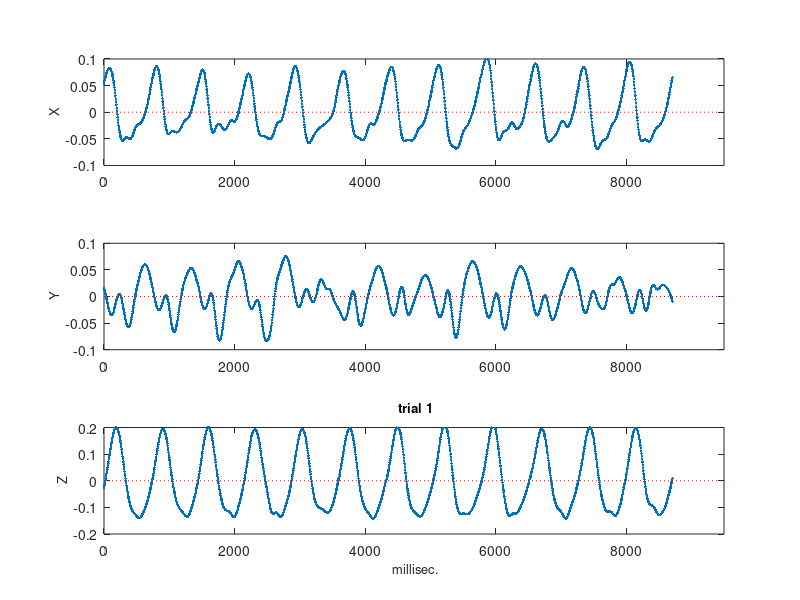

MATLAB code to generate this figure: (Note: this script raises an error after producing the figure.)
%% Analyses of juggling data including registration. 
%%
%  The juggling data are from ten sequences, records or trials of a juggler 
%  juggling three balls.  
%  The measured variable is the position in three-space of the tip
%  of the forefinger in his right hand, taken 200 times per second:  
%    The X-coordinate is the horizontal position in the frontal plane,
%    that is, across the front of the body, measured from left to right.
%    The Y-coordinate is the position in the sagittal plane, that is the
%    body viewed from the side, larger values corresponding to away from
%    the body.
%    The Z-cocordinate is vertical.
%  Each of the ten sequences consists of from 11 to 13 cycles, a cycle
%  consisting of the ball being thrown into the air, the hand moving in
%  an arc across the body and down in preparation for receiving the 
%  incoming ball from the left hand, and then the transporting of the
%  new ball into position for its throw.  The total number of these
%  cycles across the ten records is 123, and the average duration of the
%  cycles is 713 milliseconds.

%  This Matlab file is designed to display the juggling data in various 
%  ways, including displaying the velocity and the acceleration of the
%  forefinger in addition to its position.  

%  The duration of the juggling cycles varies from throw to throw as the
%  juggler adjusts to variations in the trajectories of the ball.  The
%  main objective of these analyses is to display this variation in
%  timing, or what we call phase variation.  This achieved by the 
%  registration process, involving a smooth nonlinear strictly increasing
%  transformation of time called time-warping.  The function used here
%  for this purpose is the register_fd function in the functional data
%  analysis function library. 

%% Loading the required fda functions

addpath ('../fdaM')

%%  Load the data from ascii files Xcoord.txt, Ycoord.txt and Zcoord.txt
%  There are data from 10 trials, and the durations, number of
%  observations, and the number of cycles vary over trials.
%  Load the X, Y and Z coordinates for each trial, each matrix is
%  1876 by 10, 1876 being the maximum number of observations in any
%  trial.  The records begin and end at points corresponding to
%  minima of the tangential acceleration vector, as discussed in
%  Ramsay & Gribble, 1999. 

load Xcoord.txt
load Ycoord.txt
load Zcoord.txt

coord = zeros(size(Xcoord,1),3,10);  %  Set up array of coordinate values
coord(:,1,:) = Xcoord;
coord(:,2,:) = Ycoord;
coord(:,3,:) = Zcoord;

%%  Load number of cycles and number of observation points per record
%  1 record has 11 cycles, 5 have 12 cycles, and 4 have 13 cycles

load seqn.txt     %  the number of cycles per trial
disp('Number of cycles per trial:')
disp(num2str(seqn))

% Number of cycles per trial:
% 12  13  12  12  12  13  11  13  13  12

load ni.txt   % the number of observations in each trial
disp('Number of observations per trial:')
disp(num2str(ni'))

% disp('Number of observations per trial:')
% 1743  1876  1718  1712  1697  1824  1592  1834  1833  1712

%% Observation times in seconds
%  The data were recorded at 200 herz, or every five milliseconds.
%  Set the time to be in milliseconds, this time being 
%  about the finest inter-knot interval we'd be needing to use.

timei = 5*(ni-1);  %  duration of entire record in milliseconds

timepercycle = timei./seqn';  %  mean duration per cycle
disp('Mean cycle duration for each record in milliseconds:')
disp(num2str(round(timepercycle)'))

% Mean cycle duration for each record in milliseconds:
% 726  721  715  713  707  701  723  705  705  713

meantimepercycle = mean(timepercycle);  % mean duration over all records
disp(['Mean cycle duration over all records: ', ...
      num2str(round(meantimepercycle)), ' milliseconds'])

% Mean cycle duration over all records: 713 milliseconds

%% Record number, number of cycles, number of observations, 
%     time per cycle, and duration per cycle (msec):
%            1          12        1743        8710         726
%            2          13        1876        9375         721
%            3          12        1718        8585         715
%            4          12        1712        8555         713
%            5          12        1697        8480         707
%            6          13        1824        9115         701
%            7          11        1592        7955         723
%            8          13        1834        9165         705
%            9          13        1833        9160         705
%           10          12        1712        8555         713

%%  Plot each coordinate separately for each trial

index = 1;

figure(1)
for i=index
    subplot(3,1,1)
    tveci = linspace(0,timei(i),ni(i))';
    plot(tveci, coord(1:ni(i),1,i), '.-',[0,9500],[0,0],'r:')
    xlabel('')
    ylabel('\fontsize{13} X')
    axis([0,9500,-.1,.1])
    subplot(3,1,2)
    plot(tveci, coord(1:ni(i),2,i), '.-',[0,9500],[0,0],'r:')
    xlabel('')
    ylabel('\fontsize{13} Y')
    axis([0,9500,-.1,.1])
    subplot(3,1,3)
    plot(tveci, coord(1:ni(i),3,i), '.-',[0,9500],[0,0],'r:')
    xlabel('\fontsize{13} millisec.')
    ylabel('\fontsize{13} Z')
    axis([0,9500,-.2,.2])
    title(['\fontsize{13} trial ',num2str(i)])
    if length(index) > 1
        pause
    end
end

%%  Load timings of features for tangential velocity and acceleration.
%  By "tangential" is meant the velocity or acceleration along the
%  trajectory of the forefinger.  This is the length of the velocity or
%  acceleration vector.
%  
%  The tangential velocity features for each cycle as follows:
%  1. a minor local maximum in tangential velocity positioned between 
%     the minimum and the primary maximum
%  2. a major local maximum in tangential velocity, and
%  3. a primary local minimum in tangential velocity
%  The tangential acceleration features for each cycle are as follows:
%  1. a major acceleration peak 
%  2. a minor peak
%  3. a minimum
%  4. a small maximum, but small only because the ball is also being
%     accelerated
%  5. a minimum

load Vfeaturetimes  % tangential velocity     feature times
load Afeaturetimes  % tangential acceleration feature times

%% Display feature times for velocity

% disp(['    launch', '    drop', '      handoff', ])
% Vfeaturemean(1:3,:)'
%
%     launch    drop      handoff
% 
%     0.0471    0.2662    0.4939
%     0.7702    0.9760    1.2151
%     1.4939    1.6901    1.9294
%     2.1880    2.3997    2.6406
%     2.9008    3.1169    3.3566
%     3.6366    3.8396    4.1350
%     4.3422    4.5422    4.7089
%     5.0537    5.2578    5.5072
%     5.7699    5.9808    6.2116
%     6.4810    6.6859    6.9274
%     7.2035    7.4097    7.6314
%     7.9129    8.1116    8.3482
%     8.5845    8.7817    9.0020

%% Display feature times for acceleration

% disp(['centripital', '  brake', '  handoff', '  launch'])
% Afeaturestd(1:4,:)'
% 
% centripital   brake     handoff   launch
% 
%     0.0278    0.0329    0.0335    0.0394
%     0.0315    0.0363    0.0326    0.0477
%     0.0380    0.0375    0.0452    0.0511
%     0.0382    0.0414    0.0440    0.0516
%     0.0428    0.0436    0.0497    0.0551
%     0.0464    0.0486    0.0416    0.0503
%     0.0508    0.0537    0.0833    0.0920
%     0.0624    0.0680    0.0736    0.0733
%     0.0707    0.0797    0.0826    0.0828
%     0.0773    0.0826    0.0761    0.0854
%     0.0877    0.0932    0.0856    0.1050
%     0.0900    0.0927    0.0932    0.1028 
%     0.1212    0.1230    0.1223    0.1151

%%  Cell array ContuousRegCell stores smooths of the the data by 
%  unpenalized least squares using a minimal basis.
%  The part of each record before the first velocity feature time for
%  the first cycle is removed.

%  The basis for this smooth is constructed by using nine knots
%  per cycle, and the smoothing is by unpenalized least squares.
%  The derivative estimates are unstable at the end points, but this
%  basis is much more suitable for registering the data
%  Because the records vary in length, this basis must be set up
%  separately for each record

load recordfdCell0

%%  Landmark registration of each curve using first velocity peak.
%  The first velocity peak is at or just before the throw, and used
%  to define the beginning and end of each cycle.  This registration
%  approximately normalizes the cycle durations.

%  load cellarray containing results

load landmarkregCell

%  Plot the unregistered and registered records along with the 
%  time warpings for each

index = 1:10;
for i=index
    tveci    = recordfdCell0{i,1};
    fdobji   = recordfdCell0{i,3};    %  unregistered function
    regfdi   = landmarkregCell{i,1};  %  registered function
    warpfdi  = landmarkregCell{i,2};  %  warping function
    Wfdi     = landmarkregCell{i,3};  %  W(t) = log-deriv of h(t)
    %  plot the unregistered and registered functions
    figure(1)
    ymati    = eval_fd(tveci, fdobji); 
    yregmati = eval_fd(tveci, regfdi);
    %  loop through coordinates
    for j=1:3
        subplot(3,1,j)
        plot(tveci, ymati(:,1,j), 'r-', ...
             tveci, yregmati(:,1,j), 'b-')
        if j==1
            title(['Record ',num2str(i)])
        end
    end
    %  plot the deformation functions, d(t) = h(t) - t
    warpmat = eval_fd(tveci, warpfdi);
    rngi    = [0,max(recordfdCell0{i,1})];
    figure(2)
    subplot(1,1,1)
    plot(tveci, warpmat-tveci, 'b-', ...
         [rngi(1), rngi(2)], [0,0], 'r:')
    %  pause if there are multiple records
    if length(index) > 1
        pause
    end
end

  
%%  A strictly periodic smooth of each record.
%  This part of this demo file is intended to show how we can use
%  registration to register each record to a strictly periodic image
%  of itself, where the period is set to the mean period across all
%  cycles, 713 milliseconds.

%  Re-smooth data in two ways:  first with the B-spline basis with
%  ten knots per cycle, and then with a fourier basis with a period
%  equal to the mean cycle duration over all cycles, 712.9 milliseconds.

ContinuousRegCell = cell(10,8);

nbasis0 = 3;  %  number of basis functions per cycle for warping

norder  = 6;
nknots0 = 9;
period  = meantimepercycle;
for i=1:10
    disp(['Record ',num2str(i)])
    %  set up interval for the cycle as the period times the
    %  number of cycles
    Ti       = period*seqn(i);  %  end of interval
    rngi     = [0,Ti];          %  range for registered functions
    startime = Vfeaturetimes(1,1,i);  % time of first velocity peak
    %  select observation times starting with startime
    tvec     = linspace(0,timei(i)/1000,ni(i))';
    indi     = find(tvec >= startime);
    tvec     = tvec(indi) - startime;
    ntvec    = length(tvec);
    tvec     = linspace(0,Ti,ntvec)';
    %  rescale selected times to span range
    sclfac   = Ti/(tvec(ntvec)-tvec(1));
    tvec     = tvec*sclfac;
    %  splinebasis and fdPar objects for this interval
    Nnbasis   = seqn(i)*nknots0 + 5;
    Nbasisobj = create_bspline_basis(rngi, Nnbasis, norder);
    NfdParobj = fdPar(Nbasisobj);
    %  non-periodic smooth of the data 
    data     = squeeze(coord(indi,:,i));
    Nfdobj   = smooth_basis(tvec,data,NfdParobj);
    %  coerce the coefficient matrix to array format
    %    so as to plot as multivariate functional data
    coefmat  = getcoef(Nfdobj);
    coefdim  = size(coefmat);
    Ncoefarry = reshape(coefmat,coefdim(1),1,coefdim(2));
    Nfdobj  = putcoef(Nfdobj, Ncoefarry);
    Nfdobj  = putnames(Nfdobj, jugglenames);
    %  set up a fourier basis with period = average cycle length
    Pnbasis = 10;
    Pbasisobj = create_fourier_basis([0,Ti], Pnbasis, period);
    PfdParobj = fdPar(Pbasisobj);
    %  periodic smooth of the data
    Pfdobj   = smooth_basis(tvec,data,PfdParobj);
    %  coerce the coefficient matrix to array format
    coefmat  = getcoef(Pfdobj);
    coefdim  = size(coefmat);
    Pcoefarry = reshape(coefmat,coefdim(1),1,coefdim(2));
    Pfdobj  = putcoef(Pfdobj, Pcoefarry);
    Pfdobj  = putnames(Pfdobj, jugglenames);
    %  set up a basis for the function W defining warping function h
    wbasisi = create_bspline_basis(rngi, seqn(i)*nbasis0+3);
    WfdPari = fdPar(wbasisi,2,lambda);
    %  continuously register the objects, with the periodic basis 
    %  smooth being the target
    [Rfdobj, warpfd, Wfd] = ...
              register_fd(Pfdobj, Nfdobj, WfdPari);
    %  record the results
    ContinuousRegCell{i,1} = tvec;
    ContinuousRegCell{i,2} = data;
    ContinuousRegCell{i,3} = Nfdobj;
    ContinuousRegCell{i,4} = Pfdobj;
    ContinuousRegCell{i,5} = Rfdobj;
    ContinuousRegCell{i,6} = warpfd;
    ContinuousRegCell{i,7} = Wfd;
    ContinuousRegCell{i,8} = sclfac;
end

%  plot the results

index = 1:10;
for i=index
    Ti       = period*seqn(i);  %  end of interval
    tveci   = ContinuousRegCell{i,1};    
    Nfdobji = ContinuousRegCell{i,3};  %  unregistered function
    Rfdobji = ContinuousRegCell{i,5};  %  registered function
    warpfdi = ContinuousRegCell{i,6};  %  warping function
    Wfdi    = ContinuousRegCell{i,7};  %  W(t) = log-deriv of h(t)
    sclfac  = ContinuousRegCell{i,8};  %  rescaling factor
    %  plot the unregistered and registered functions
    ymati    = eval_fd(tveci, Nfdobji); 
    yregmati = eval_fd(tveci, Rfdobji);
    figure(1)
    for j=1:3
        subplot(3,1,j)
        plot(tveci, ymati(:,1,j), 'r-', ...
             tveci, yregmati(:,1,j), 'b-', ...
             [0, Ti], [0,0], 'r:')
        if j==3
            xlabel('\fontsize{13} time (msec)')
        end
        ylabel('\fontsize{13} Meters')
        title(['\fontsize{13} Coordinate ', num2str(j)])
        axis([0,Ti,-0.2,0.2])
        if j==1
            legend('non-periodic', 'periodic')
        end
    end
    %  plot the deformation functions, d(t) = h(t) - t
    deformi = eval_fd(tveci, warpfdi) - tveci;
    figure(2)
    subplot(1,1,1)
    plot(tveci, deformi, 'b-', ...
        [0, Ti], [0,0], 'r:')
    hold on
    %  plot velocity features
    if ~isempty(Vfeaturetimes)
        Vnfeature = size(Vfeaturetimes,1);
        for j=1:Vnfeature
            Vtime = sclfac*Vfeaturetimes(j,1:seqn(i),i)*1000;
            Veval = interp1(tveci, deformi, Vtime);
            plot(Vtime, Veval, [colorvec(j),'o'])
        end
    end
    for k=1:seqn(i)
        Vtime1k = sclfac*Vfeaturetimes(1,k,i)*1000;
        plot([Vtime1k,Vtime1k],[-90,90],'b--')
    end
    if ~isempty(Afeaturetimes)
        %  plot acceleration features
        if ~isempty(Afeaturetimes)
            Anfeature = size(Afeaturetimes,1);
            for j=1:Anfeature
                Atime = sclfac*Afeaturetimes(j,1:seqn(i),i)*1000;
                Aeval = interp1(tveci, deformi, Atime);
                plot(Atime, Aeval, [colorvec(j),'*'])
            end
        end
    end
    hold off
    axis([0,Ti,-90,90])
    xlabel('\fontsize{13} time (msec)')
    ylabel('\fontsize{13} Deformation d(t) = h(t) - t (msec)')
    title(['\fontsize{13} Record ', num2str(i), ...
           '  Number of cycles = ', num2str(seqn(i))])
    %  pause if there are multiple records
    if length(index) > 1
        pause
    end
end

